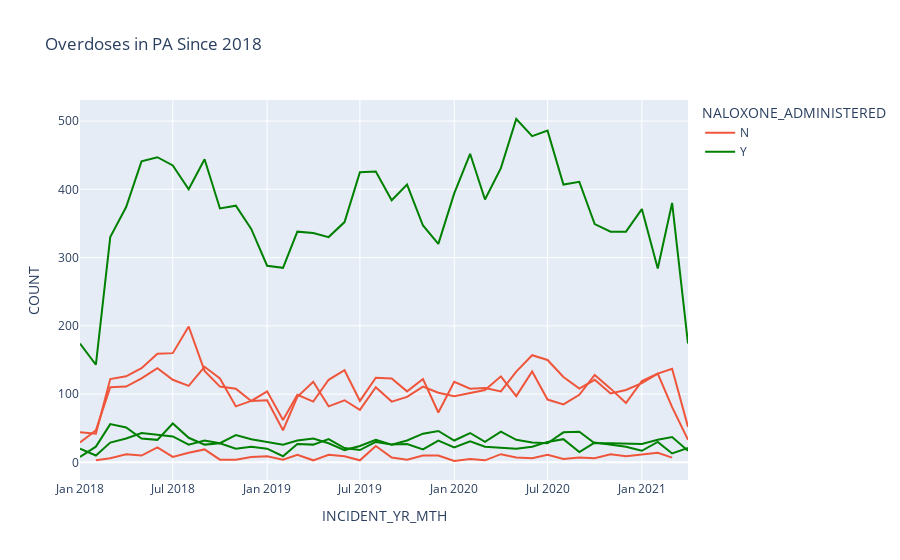

The notebook cell this image was saved under:
### Code cell
fig = px.line(df_year_narcan2, x="INCIDENT_YR_MTH", y="COUNT", 
              color = 'NALOXONE_ADMINISTERED',
              color_discrete_map={
                "N": '#EF553B',
                "Y": "green"},
              line_group="SURVIVE", 
              title='Overdoses in PA Since 2018')
fig.show()

### Figure 1 — Plotly figure (JSON) as saved in the notebook; plotly's stock layout.template omitted (floating-point values rounded to 4 significant figures)
{"data": [{"hovertemplate": "NALOXONE_ADMINISTERED=N<br>SURVIVE=N<br>INCIDENT_YR_MTH=%{x}<br>COUNT=%{y}<extra></extra>", "legendgroup": "N", "line": {"color": "#EF553B", "dash": "solid"}, "mode": "lines", "name": "N", "orientation": "v", "showlegend": true, "type": "scatter", "x": ["2018-01", "2018-02", "2018-03", "2018-04", "2018-05", "2018-06", "2018-07", "2018-08", "2018-09", "2018-10", "2018-11", "2018-12", "2019-01", "2019-02", "2019-03", "2019-04", "2019-05", "2019-06", "2019-07", "2019-08", "2019-09", "2019-10", "2019-11", "2019-12", "2020-01", "2020-02", "2020-03", "2020-04", "2020-05", "2020-06", "2020-07", "2020-08", "2020-09", "2020-10", "2020-11", "2020-12", "2021-01", "2021-02", "2021-03", "2021-04"], "xaxis": "x", "y": [29, 47, 110, 111, 123, 138, 121, 112, 140, 123, 82, 90, 91, 47, 96, 118, 82, 91, 77, 110, 89, 96, 111, 102, 97, 102, 106, 126, 97, 133, 92, 85, 99, 128, 108, 87, 119, 130, 81, 33], "yaxis": "y"}, {"hovertemplate": "NALOXONE_ADMINISTERED=N<br>SURVIVE=Y<br>INCIDENT_YR_MTH=%{x}<br>COUNT=%{y}<extra></extra>", "legendgroup": "N", "line": {"color": "#EF553B", "dash": "solid"}, "mode": "lines", "name": "N", "orientation": "v", "showlegend": false, "type": "scatter", "x": ["2018-01", "2018-02", "2018-03", "2018-04", "2018-05", "2018-06", "2018-07", "2018-08", "2018-09", "2018-10", "2018-11", "2018-12", "2019-01", "2019-02", "2019-03", "2019-04", "2019-05", "2019-06", "2019-07", "2019-08", "2019-09", "2019-10", "2019-11", "2019-12", "2020-01", "2020-02", "2020-03", "2020-04", "2020-05", "2020-06", "2020-07", "2020-08", "2020-09", "2020-10", "2020-11", "2020-12", "2021-01", "2021-02", "2021-03", "2021-04"], "xaxis": "x", "y": [44, 42, 122, 126, 138, 159, 160, 199, 134, 111, 108, 90, 104, 62, 99, 89, 121, 135, 90, 124, 123, 104, 122, 73, 118, 108, 109, 104, 133, 157, 150, 125, 108, 121, 101, 106, 116, 130, 137, 52], "yaxis": "y"}, {"hovertemplate": "NALOXONE_ADMINISTERED=N<br>SURVIVE=U<br>INCIDENT_YR_MTH=%{x}<br>COUNT=%{y}<extra></extra>", "legendgroup": "N", "line": {"color": "#EF553B", "dash": "solid"}, "mode": "lines", "name": "N", "orientation": "v", "showlegend": false, "type": "scatter", "x": ["2018-02", "2018-03", "2018-04", "2018-05", "2018-06", "2018-07", "2018-08", "2018-09", "2018-10", "2018-11", "2018-12", "2019-01", "2019-02", "2019-03", "2019-04", "2019-05", "2019-06", "2019-07", "2019-08", "2019-09", "2019-10", "2019-11", "2019-12", "2020-01", "2020-02", "2020-03", "2020-04", "2020-05", "2020-06", "2020-07", "2020-08", "2020-09", "2020-10", "2020-11", "2020-12", "2021-01", "2021-02", "2021-03"], "xaxis": "x", "y": [3, 6, 12, 10, 22, 8, 14, 19, 4, 4, 8, 9, 4, 11, 3, 11, 9, 3, 24, 7, 4, 10, 10, 2, 5, 3, 12, 7, 6, 11, 5, 7, 6, 12, 9, 12, 14, 7], "yaxis": "y"}, {"hovertemplate": "NALOXONE_ADMINISTERED=Y<br>SURVIVE=N<br>INCIDENT_YR_MTH=%{x}<br>COUNT=%{y}<extra></extra>", "legendgroup": "Y", "line": {"color": "green", "dash": "solid"}, "mode": "lines", "name": "Y", "orientation": "v", "showlegend": true, "type": "scatter", "x": ["2018-01", "2018-02", "2018-03", "2018-04", "2018-05", "2018-06", "2018-07", "2018-08", "2018-09", "2018-10", "2018-11", "2018-12", "2019-01", "2019-02", "2019-03", "2019-04", "2019-05", "2019-06", "2019-07", "2019-08", "2019-09", "2019-10", "2019-11", "2019-12", "2020-01", "2020-02", "2020-03", "2020-04", "2020-05", "2020-06", "2020-07", "2020-08", "2020-09", "2020-10", "2020-11", "2020-12", "2021-01", "2021-02", "2021-03", "2021-04"], "xaxis": "x", "y": [20, 10, 29, 35, 43, 40, 38, 26, 32, 28, 40, 34, 30, 26, 32, 35, 28, 18, 24, 33, 26, 32, 42, 46, 32, 43, 30, 45, 33, 29, 28, 44, 45, 28, 28, 27, 27, 33, 37, 17], "yaxis": "y"}, {"hovertemplate": "NALOXONE_ADMINISTERED=Y<br>SURVIVE=Y<br>INCIDENT_YR_MTH=%{x}<br>COUNT=%{y}<extra></extra>", "legendgroup": "Y", "line": {"color": "green", "dash": "solid"}, "mode": "lines", "name": "Y", "orientation": "v", "showlegend": false, "type": "scatter", "x": ["2018-01", "2018-02", "2018-03", "2018-04", "2018-05", "2018-06", "2018-07", "2018-08", "2018-09", "2018-10", "2018-11", "2018-12", "2019-01", "2019-02", "2019-03", "2019-04", "2019-05", "2019-06", "2019-07", "2019-08", "2019-09", "2019-10", "2019-11", "2019-12", "2020-01", "2020-02", "2020-03", "2020-04", "2020-05", "2020-06", "2020-07", "2020-08", "2020-09", "2020-10", "2020-11", "2020-12", "2021-01", "2021-02", "2021-03", "2021-04"], "xaxis": "x", "y": [174, 143, 330, 374, 441, 447, 435, 400, 444, 372, 376, 342, 288, 285, 338, 336, 330, 352, 425, 426, 384, 407, 347, 320, 394, 452, 385, 431, 503, 478, 486, 407, 411, 349, 338, 338, 371, 284, 380, 174], "yaxis": "y"}, {"hovertemplate": "NALOXONE_ADMINISTERED=Y<br>SURVIVE=U<br>INCIDENT_YR_MTH=%{x}<br>COUNT=%{y}<extra></extra>", "legendgroup": "Y", "line": {"color": "green", "dash": "solid"}, "mode": "lines", "name": "Y", "orientation": "v", "showlegend": false, "type": "scatter", "x": ["2018-01", "2018-02", "2018-03", "2018-04", "2018-05", "2018-06", "2018-07", "2018-08", "2018-09", "2018-10", "2018-11", "2018-12", "2019-01", "2019-02", "2019-03", "2019-04", "2019-05", "2019-06", "2019-07", "2019-08", "2019-09", "2019-10", "2019-11", "2019-12", "2020-01", "2020-02", "2020-03", "2020-04", "2020-05", "2020-06", "2020-07", "2020-08", "2020-09", "2020-10", "2020-11", "2020-12", "2021-01", "2021-02", "2021-03", "2021-04"], "xaxis": "x", "y": [8, 23, 56, 51, 35, 33, 57, 36, 26, 28, 20, 23, 20, 9, 27, 26, 34, 21, 18, 30, 26, 27, 19, 32, 22, 31, 23, 22, 20, 23, 30, 34, 15, 29, 26, 23, 17, 30, 13, 21], "yaxis": "y"}], "layout": {"legend": {"title": {"text": "NALOXONE_ADMINISTERED"}, "tracegroupgap": 0}, "title": {"text": "Overdoses in PA Since 2018"}, "xaxis": {"anchor": "y", "domain": [0, 1], "title": {"text": "INCIDENT_YR_MTH"}}, "yaxis": {"anchor": "x", "domain": [0, 1], "title": {"text": "COUNT"}}}}
